Frame 1 (no input): blank canvas, image omitted
Frame 60 (the mouse pressed at the canvas centre just before this capture): blank canvas, image omitted
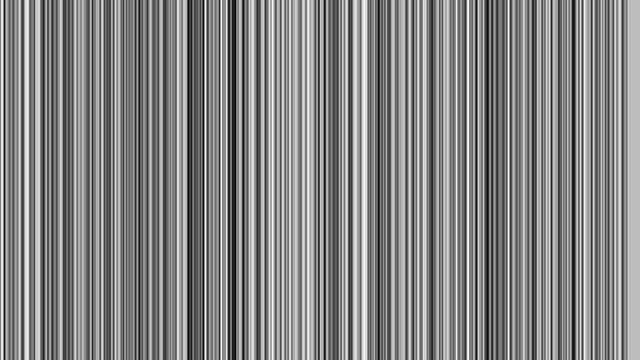
Frame 120 (the mouse held since frame 60 and released just before this capture)

The Processing sketch whose frames 1 and 60 were blank and that drew this single picture after the mouse press (run headless with seeded random() and noise(); from frame 60 on, the mouse is pressed at the canvas centre):

// Processing sketch: Testing__Random__Code
// ── Testing__Random__Code.pde
  void setup() {
  size(640, 360);
  background(0);
  strokeWeight(20);
  frameRate(20);
  }
  
  void draw() {
  if(mousePressed == true) {
  for (int i = 0; i < width; i++) {
    float r = random(255);
    stroke(r);
    rect(i, 0, i, height);
  }
  }
  }
  void mouseReleased() {
    background(pmouseX/2);
  }
